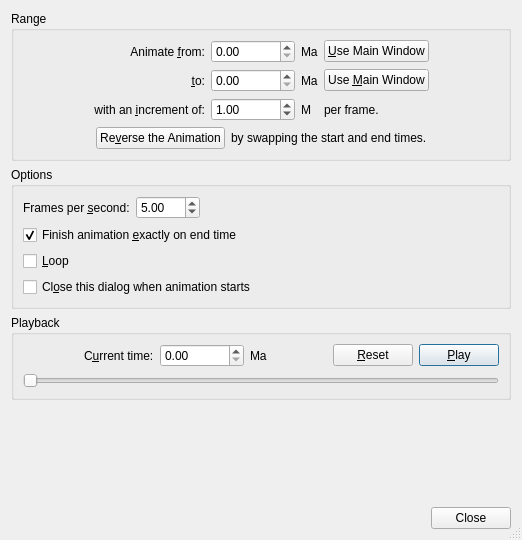
<?xml version="1.0" encoding="UTF-8"?>
<ui version="4.0">
 <class>AnimateDialog</class>
 <widget class="QDialog" name="AnimateDialog">
  <property name="geometry">
   <rect>
    <x>0</x>
    <y>0</y>
    <width>522</width>
    <height>540</height>
   </rect>
  </property>
  <property name="windowTitle">
   <string>Configure Animation</string>
  </property>
  <property name="windowIcon">
   <iconset resource="../qt-resources/qt_widgets.qrc">
    <normaloff>:/gplates_logo_16.png</normaloff>:/gplates_logo_16.png</iconset>
  </property>
  <property name="sizeGripEnabled">
   <bool>true</bool>
  </property>
  <layout class="QVBoxLayout">
   <item>
    <widget class="QGroupBox" name="groupBox">
     <property name="title">
      <string>Range</string>
     </property>
     <layout class="QVBoxLayout">
      <item>
       <layout class="QGridLayout">
        <item row="0" column="1">
         <widget class="QLabel" name="label_1">
          <property name="text">
           <string>Animate &amp;from:</string>
          </property>
          <property name="alignment">
           <set>Qt::AlignRight|Qt::AlignTrailing|Qt::AlignVCenter</set>
          </property>
          <property name="buddy">
           <cstring>widget_start_time</cstring>
          </property>
         </widget>
        </item>
        <item row="0" column="2">
         <widget class="QDoubleSpinBox" name="widget_start_time">
          <property name="maximum">
           <double>1000000.000000000000000</double>
          </property>
         </widget>
        </item>
        <item row="0" column="3">
         <widget class="QLabel" name="label_start_time_units">
          <property name="text">
           <string>Ma</string>
          </property>
          <property name="buddy">
           <cstring>widget_start_time</cstring>
          </property>
         </widget>
        </item>
        <item row="0" column="4">
         <widget class="QPushButton" name="button_Use_View_Time_start_time">
          <property name="text">
           <string>&amp;Use Main Window</string>
          </property>
          <property name="autoDefault">
           <bool>false</bool>
          </property>
         </widget>
        </item>
        <item row="1" column="1">
         <widget class="QLabel" name="label_2">
          <property name="text">
           <string>&amp;to:</string>
          </property>
          <property name="alignment">
           <set>Qt::AlignRight|Qt::AlignTrailing|Qt::AlignVCenter</set>
          </property>
          <property name="buddy">
           <cstring>widget_end_time</cstring>
          </property>
         </widget>
        </item>
        <item row="1" column="2">
         <widget class="QDoubleSpinBox" name="widget_end_time">
          <property name="maximum">
           <double>1000000.000000000000000</double>
          </property>
         </widget>
        </item>
        <item row="1" column="3">
         <widget class="QLabel" name="label_end_time_units">
          <property name="text">
           <string>Ma</string>
          </property>
          <property name="buddy">
           <cstring>widget_end_time</cstring>
          </property>
         </widget>
        </item>
        <item row="1" column="4">
         <widget class="QPushButton" name="button_Use_View_Time_end_time">
          <property name="text">
           <string>Use &amp;Main Window</string>
          </property>
          <property name="autoDefault">
           <bool>false</bool>
          </property>
         </widget>
        </item>
        <item row="2" column="1">
         <widget class="QLabel" name="label_5">
          <property name="text">
           <string>with an &amp;increment of:</string>
          </property>
          <property name="alignment">
           <set>Qt::AlignRight|Qt::AlignTrailing|Qt::AlignVCenter</set>
          </property>
          <property name="buddy">
           <cstring>widget_time_increment</cstring>
          </property>
         </widget>
        </item>
        <item row="2" column="2">
         <widget class="QDoubleSpinBox" name="widget_time_increment">
          <property name="minimum">
           <double>0.010000000000000</double>
          </property>
          <property name="maximum">
           <double>10000.000000000000000</double>
          </property>
          <property name="singleStep">
           <double>0.100000000000000</double>
          </property>
          <property name="value">
           <double>1.000000000000000</double>
          </property>
         </widget>
        </item>
        <item row="2" column="3">
         <widget class="QLabel" name="label_time_increment_units">
          <property name="text">
           <string>M</string>
          </property>
          <property name="buddy">
           <cstring>widget_time_increment</cstring>
          </property>
         </widget>
        </item>
        <item row="0" column="0">
         <spacer>
          <property name="orientation">
           <enum>Qt::Horizontal</enum>
          </property>
          <property name="sizeHint" stdset="0">
           <size>
            <width>40</width>
            <height>20</height>
           </size>
          </property>
         </spacer>
        </item>
        <item row="0" column="5">
         <spacer>
          <property name="orientation">
           <enum>Qt::Horizontal</enum>
          </property>
          <property name="sizeHint" stdset="0">
           <size>
            <width>40</width>
            <height>20</height>
           </size>
          </property>
         </spacer>
        </item>
        <item row="2" column="4">
         <widget class="QLabel" name="label_increment_is_per_frame">
          <property name="text">
           <string>per frame.</string>
          </property>
         </widget>
        </item>
       </layout>
      </item>
      <item>
       <layout class="QHBoxLayout">
        <item>
         <spacer>
          <property name="orientation">
           <enum>Qt::Horizontal</enum>
          </property>
          <property name="sizeHint" stdset="0">
           <size>
            <width>40</width>
            <height>20</height>
           </size>
          </property>
         </spacer>
        </item>
        <item>
         <widget class="QPushButton" name="button_Reverse_the_Animation">
          <property name="text">
           <string>Re&amp;verse the Animation</string>
          </property>
         </widget>
        </item>
        <item>
         <widget class="QLabel" name="label_by_swapping">
          <property name="text">
           <string>by swapping the start and end times.</string>
          </property>
          <property name="buddy">
           <cstring>button_Reverse_the_Animation</cstring>
          </property>
         </widget>
        </item>
        <item>
         <spacer>
          <property name="orientation">
           <enum>Qt::Horizontal</enum>
          </property>
          <property name="sizeHint" stdset="0">
           <size>
            <width>40</width>
            <height>20</height>
           </size>
          </property>
         </spacer>
        </item>
       </layout>
      </item>
     </layout>
    </widget>
   </item>
   <item>
    <widget class="QGroupBox" name="groupbox_Playback_Options">
     <property name="title">
      <string>Options</string>
     </property>
     <layout class="QVBoxLayout">
      <item>
       <layout class="QHBoxLayout">
        <item>
         <widget class="QLabel" name="label_Frames_per_second">
          <property name="text">
           <string>Frames per &amp;second:</string>
          </property>
          <property name="buddy">
           <cstring>widget_Frames_per_second</cstring>
          </property>
         </widget>
        </item>
        <item>
         <widget class="QDoubleSpinBox" name="widget_Frames_per_second">
          <property name="minimum">
           <double>0.100000000000000</double>
          </property>
          <property name="maximum">
           <double>100.000000000000000</double>
          </property>
          <property name="value">
           <double>5.000000000000000</double>
          </property>
         </widget>
        </item>
        <item>
         <spacer>
          <property name="orientation">
           <enum>Qt::Horizontal</enum>
          </property>
          <property name="sizeHint" stdset="0">
           <size>
            <width>40</width>
            <height>20</height>
           </size>
          </property>
         </spacer>
        </item>
       </layout>
      </item>
      <item>
       <widget class="QCheckBox" name="checkbox_Finish_animation_on_end_time">
        <property name="text">
         <string>Finish animation &amp;exactly on end time</string>
        </property>
        <property name="checked">
         <bool>true</bool>
        </property>
       </widget>
      </item>
      <item>
       <widget class="QCheckBox" name="checkbox_Loop">
        <property name="text">
         <string>&amp;Loop</string>
        </property>
       </widget>
      </item>
      <item>
       <widget class="QCheckBox" name="checkbox_Close_dialog_when_animation_starts">
        <property name="text">
         <string>Cl&amp;ose this dialog when animation starts</string>
        </property>
       </widget>
      </item>
     </layout>
    </widget>
   </item>
   <item>
    <widget class="QGroupBox" name="groupbox_Playback_controls">
     <property name="title">
      <string>Playback</string>
     </property>
     <layout class="QVBoxLayout">
      <item>
       <layout class="QHBoxLayout">
        <item>
         <spacer>
          <property name="orientation">
           <enum>Qt::Horizontal</enum>
          </property>
          <property name="sizeHint" stdset="0">
           <size>
            <width>40</width>
            <height>20</height>
           </size>
          </property>
         </spacer>
        </item>
        <item>
         <widget class="QLabel" name="label_current_time">
          <property name="text">
           <string>C&amp;urrent time:</string>
          </property>
          <property name="buddy">
           <cstring>widget_current_time</cstring>
          </property>
         </widget>
        </item>
        <item>
         <widget class="QDoubleSpinBox" name="widget_current_time">
          <property name="maximum">
           <double>1000000.000000000000000</double>
          </property>
         </widget>
        </item>
        <item>
         <widget class="QLabel" name="label_current_time_units">
          <property name="text">
           <string>Ma</string>
          </property>
          <property name="buddy">
           <cstring>widget_current_time</cstring>
          </property>
         </widget>
        </item>
        <item>
         <spacer>
          <property name="orientation">
           <enum>Qt::Horizontal</enum>
          </property>
          <property name="sizeHint" stdset="0">
           <size>
            <width>40</width>
            <height>20</height>
           </size>
          </property>
         </spacer>
        </item>
        <item>
         <widget class="QPushButton" name="button_Rewind">
          <property name="enabled">
           <bool>true</bool>
          </property>
          <property name="text">
           <string>&amp;Reset</string>
          </property>
          <property name="icon">
           <iconset resource="../qt-resources/qt_widgets.qrc">
            <normaloff>:/seek_beginning_22.png</normaloff>:/seek_beginning_22.png</iconset>
          </property>
          <property name="iconSize">
           <size>
            <width>22</width>
            <height>22</height>
           </size>
          </property>
          <property name="autoDefault">
           <bool>false</bool>
          </property>
         </widget>
        </item>
        <item>
         <widget class="QPushButton" name="button_Start">
          <property name="text">
           <string>&amp;Play</string>
          </property>
          <property name="icon">
           <iconset resource="../qt-resources/qt_widgets.qrc">
            <normaloff>:/gnome_media_playback_start_22.png</normaloff>:/gnome_media_playback_start_22.png</iconset>
          </property>
          <property name="iconSize">
           <size>
            <width>22</width>
            <height>22</height>
           </size>
          </property>
          <property name="autoDefault">
           <bool>true</bool>
          </property>
          <property name="default">
           <bool>true</bool>
          </property>
         </widget>
        </item>
       </layout>
      </item>
      <item>
       <widget class="QSlider" name="slider_current_time">
        <property name="orientation">
         <enum>Qt::Horizontal</enum>
        </property>
       </widget>
      </item>
     </layout>
    </widget>
   </item>
   <item>
    <spacer name="verticalSpacer">
     <property name="orientation">
      <enum>Qt::Vertical</enum>
     </property>
     <property name="sizeHint" stdset="0">
      <size>
       <width>20</width>
       <height>0</height>
      </size>
     </property>
    </spacer>
   </item>
   <item>
    <widget class="QDialogButtonBox" name="main_buttonbox">
     <property name="standardButtons">
      <set>QDialogButtonBox::Close</set>
     </property>
    </widget>
   </item>
  </layout>
 </widget>
 <tabstops>
  <tabstop>widget_start_time</tabstop>
  <tabstop>button_Use_View_Time_start_time</tabstop>
  <tabstop>widget_end_time</tabstop>
  <tabstop>button_Use_View_Time_end_time</tabstop>
  <tabstop>widget_time_increment</tabstop>
  <tabstop>button_Reverse_the_Animation</tabstop>
  <tabstop>button_Start</tabstop>
  <tabstop>button_Rewind</tabstop>
  <tabstop>widget_current_time</tabstop>
  <tabstop>slider_current_time</tabstop>
  <tabstop>widget_Frames_per_second</tabstop>
  <tabstop>checkbox_Finish_animation_on_end_time</tabstop>
  <tabstop>checkbox_Loop</tabstop>
 </tabstops>
 <resources>
  <include location="../qt-resources/qt_widgets.qrc"/>
 </resources>
 <connections>
  <connection>
   <sender>main_buttonbox</sender>
   <signal>rejected()</signal>
   <receiver>AnimateDialog</receiver>
   <slot>reject()</slot>
   <hints>
    <hint type="sourcelabel">
     <x>242</x>
     <y>461</y>
    </hint>
    <hint type="destinationlabel">
     <x>242</x>
     <y>241</y>
    </hint>
   </hints>
  </connection>
 </connections>
</ui>
